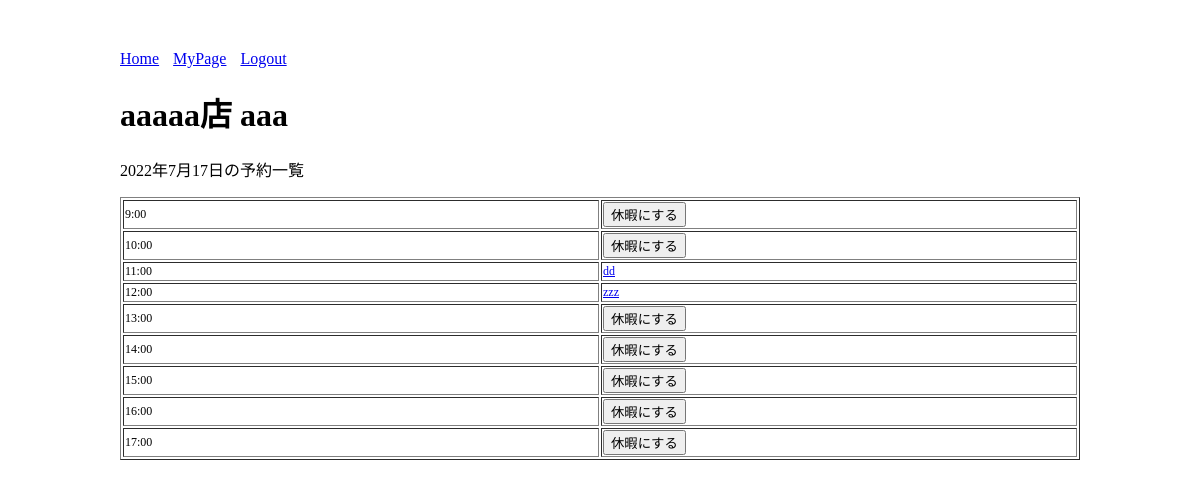
/mypage/1/detail/2022/7/17/ (signed in), run on an earlier commit of the app's database.
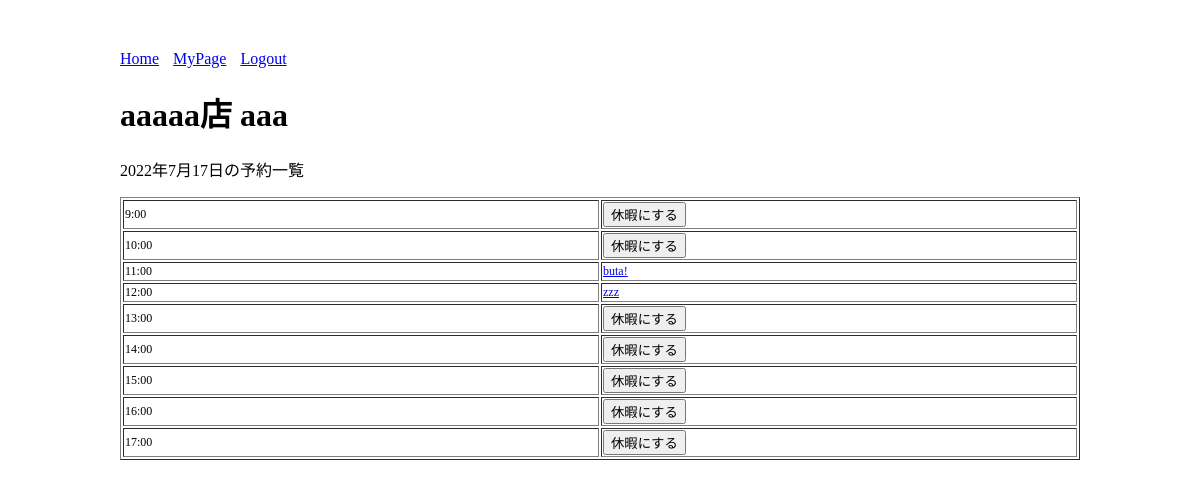
And on a later commit of the database.
### booking/models.py (models this page shows, shortened)
class Schedule(models.Model):
    start = models.DateTimeField('開始時間')
    end = models.DateTimeField('終了時間')
    name = models.CharField('予約者名', max_length=50)
    staff = models.ForeignKey( Staff, verbose_name='スタッフ', on_delete=models.CASCADE)

### booking/views.py (the view)
# urls.py: path('mypage/<int:pk>/detail/<int:year>/<int:month>/<int:day>/', MyPageDetail.as_view(), name='my_page_day_detail'),
class MyPageDetail(OnlyStaffMixin,TemplateView):
    template_name = 'booking/my_page_day_detail.html'
    def get_context_data(self, **kwargs):
        context = super().get_context_data(**kwargs)
        pk = self.kwargs['pk']
        staff = get_object_or_404(Staff, pk=pk)
        year = self.kwargs.get('year')
        month = self.kwargs.get('month')
        day = self.kwargs.get('day')
        date = datetime.date(year=year, month=month, day=day)
        calendar = {}
        for hour in range(9, 18):
            calendar[hour] = []
        start_time = datetime.datetime.combine(date, datetime.time(hour=9, minute=0, second=0))
        end_time = datetime.datetime.combine(date, datetime.time(hour=17, minute=0, second=0))
        for schedule in Schedule.objects.filter(staff=staff).exclude(Q(start__gt=end_time) | Q(end__lt=start_time)):
            local_dt = timezone.localtime(schedule.start)
            booking_date = local_dt.date()
            booking_hour = local_dt.hour
            if booking_hour in calendar:
                calendar[booking_hour].append(schedule)
        context['calendar'] = calendar
        context['staff'] = staff
        return context

### booking/views.py (called while the page is built)
    def test_func(self):
        staff = get_object_or_404(Staff, pk=self.kwargs['pk'])
        return staff.user == self.request.user or self.request.user.is_superuser

### booking/templates/booking/my_page_day_detail.html (shortened to what this page needs)
{% extends 'booking/base.html' %}
{% block content %}
    <h1>{{ staff.store.name }}店 {{ staff.name }}</h1>
    <p>{{ view.kwargs.year }}年{{ view.kwargs.month }}月{{ view.kwargs.day }}日の予約一覧</p>
    <table class="table table-borderd text-center" style="table-layout: fixed; width: 100%" border="1">
        {% for hour, schedules in calendar.items %}
            <tr style="font-size: 12px;">
                <td>
                    {{ hour }}:00
                </td>
                <td>
                    {% if schedules %}
                        {% for s in schedules %}
                            <a href="{% url 'my_page_schedule' s.pk %}">{{ s.name }}</a>
                        {% endfor %}
                    {% else %}
                        <form action="{% url 'my_page_holiday_add' staff.pk view.kwargs.year view.kwargs.month view.kwargs.day hour %}" method="POST">
                            <button type="submit">休暇にする</button>
                        </form>
                    {% endif %}
                </td>
            </tr>
        {% endfor %}
    </table>
{% endblock %}

What changed in the data, as far as the page shows it:
removed Schedule: hour "11", name "dd"
added Schedule: hour "11", name "buta!"
